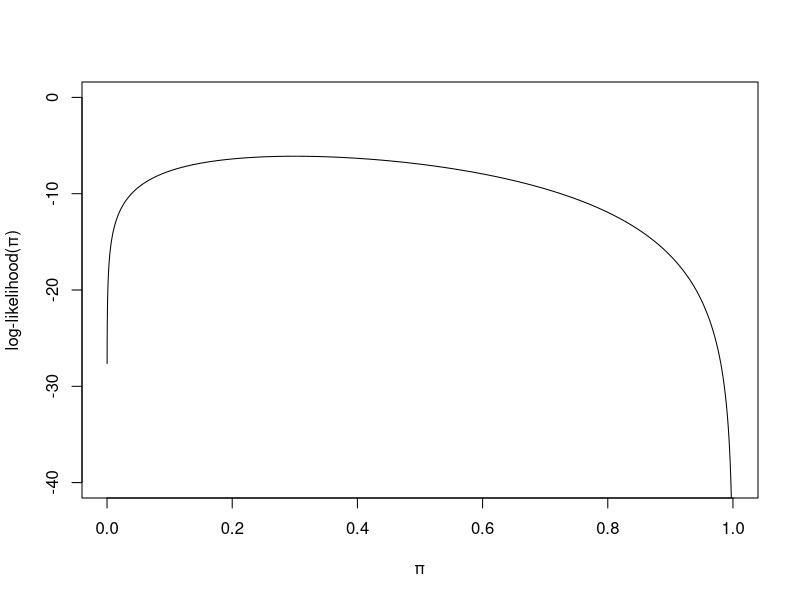
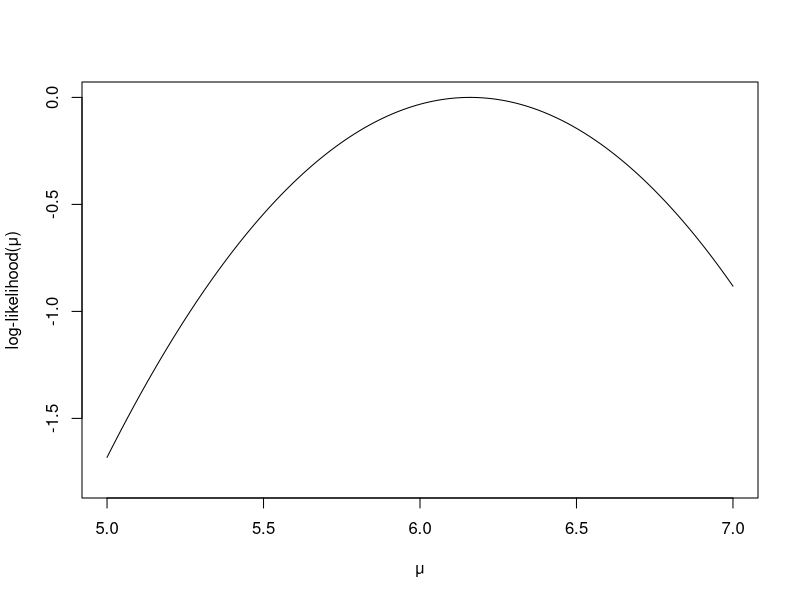

Generate these figures, in order, with R: (Note: this script raises an error after producing the figures.)
## ---- chunk 1
pi <- seq(0,1, by = 0.0001)
likelihood <- 3*log(pi) + 7*log(1-pi)
plot(pi, likelihood, type = "l", ylim = c(-40, 0), frame.plot = TRUE,
     ylab = "log-likelihood(\U03C0)", xlab = "\U03C0" )
## ---- chunk 2
mu <- seq(5,7, by = 0.0001)
likelihood <- -(5/4)*(6.16-mu)^2
plot(mu, likelihood, type = "l", ylim = c(-1.8, 0), frame.plot = TRUE,
     ylab = "log-likelihood(\U03BC)", xlab = "\U03BC" )
## ---- chunk 3
knitr::include_graphics(paste0(bugpath, "/img/Selection_122.png"))
## ---- chunk 4
knitr::include_graphics(paste0(bugpath, "/img/Selection_123.png"))
## ---- chunk 5
knitr::include_graphics(paste0(bugpath, "/img/Selection_124.png"))
